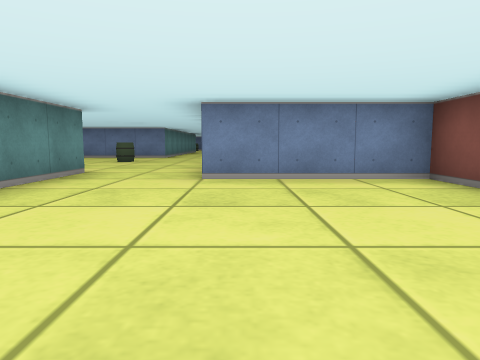
View 1 (above)

19 first-person views from a walk through a cub3D ray-caster map. The camera is about half as high as the walls, tilts 6° down and sees 70° across. The floor is counted in squares. Each view is taken from the middle of a square. On the plan, view 1 faces up. The plan holds only what a view shows up to about 9 squares ahead; the rest is blank.

View 2
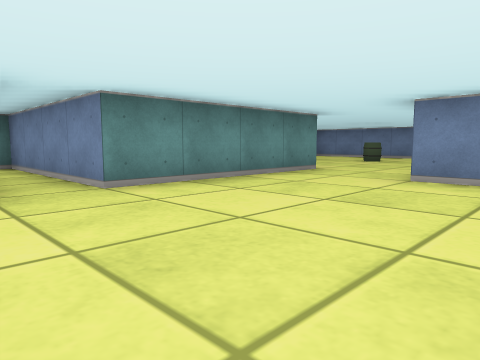

View 3
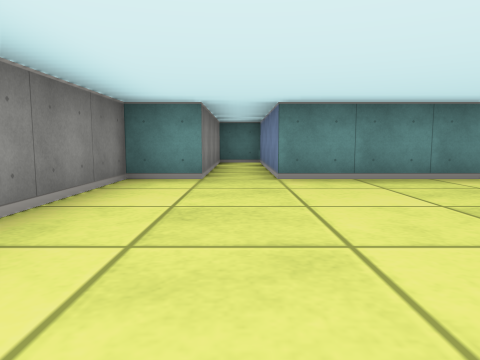

View 4
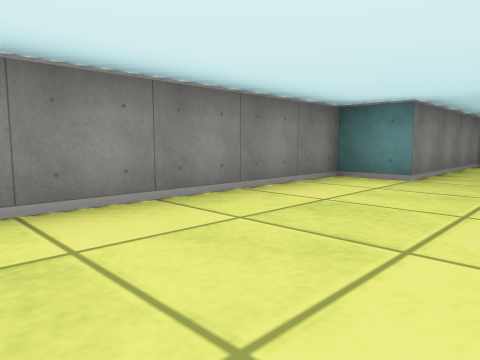

View 5
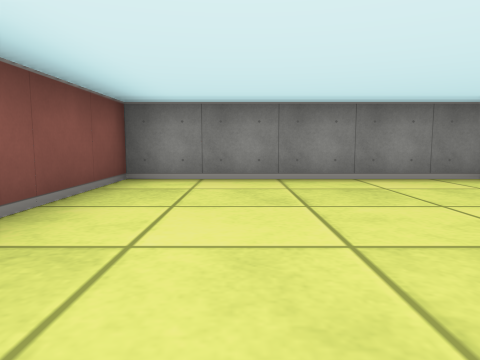

View 6
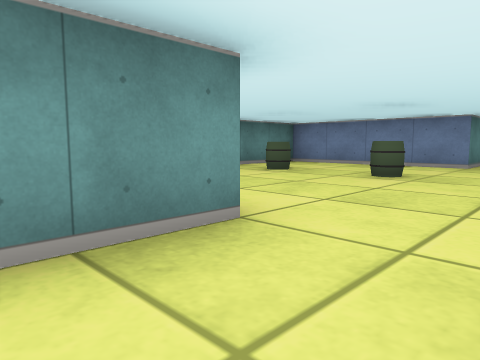

View 7
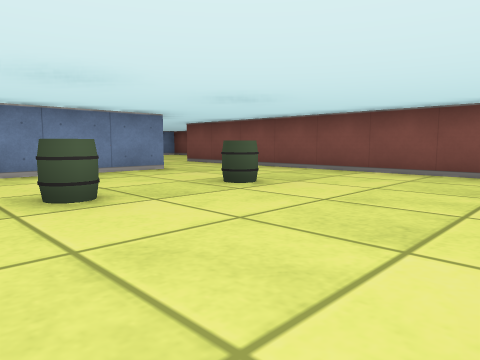

View 8
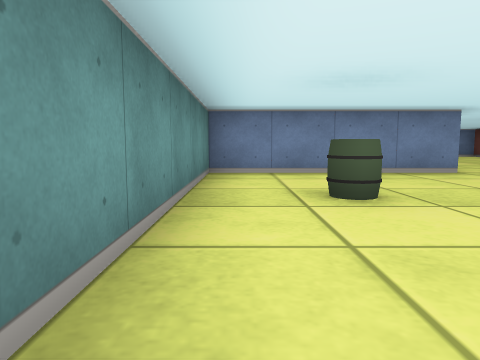

View 9
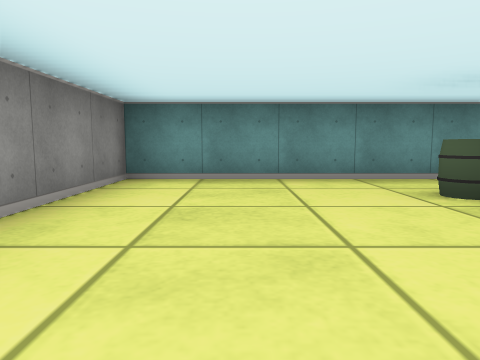

View 10
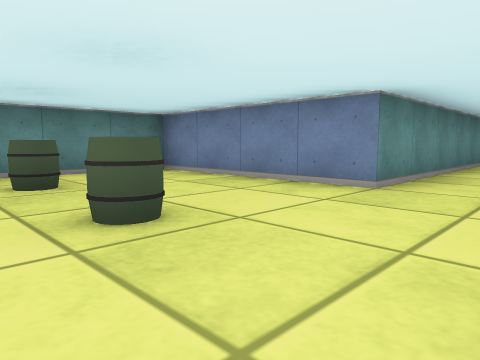

View 11
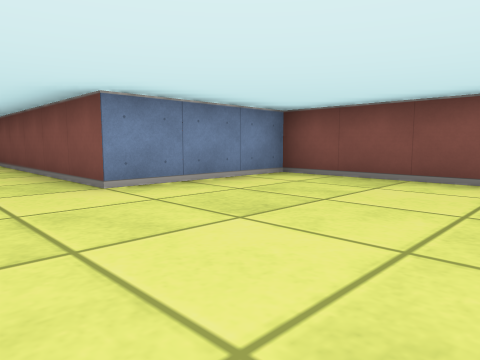

View 12
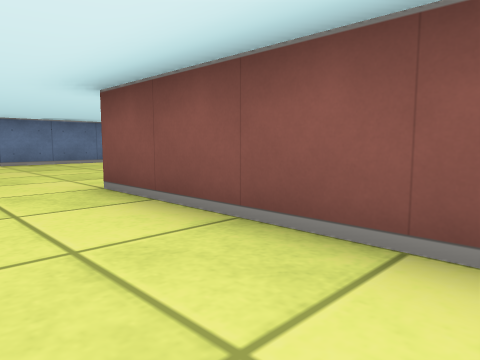

View 13
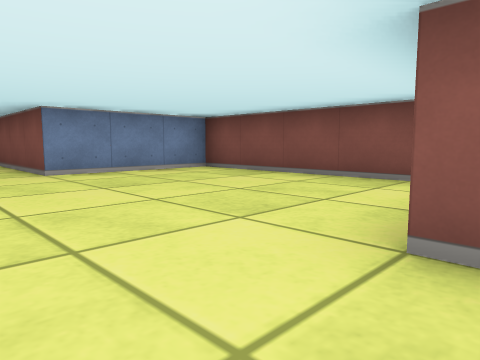

View 14
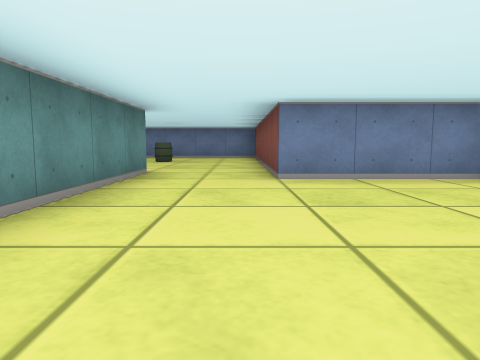

View 15
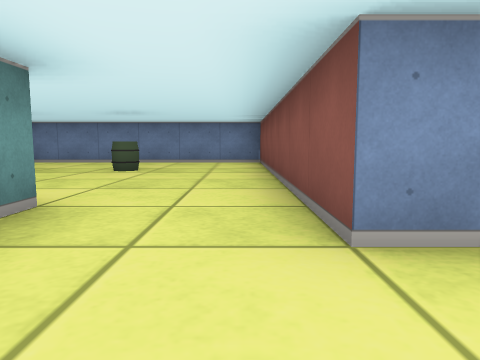

View 16
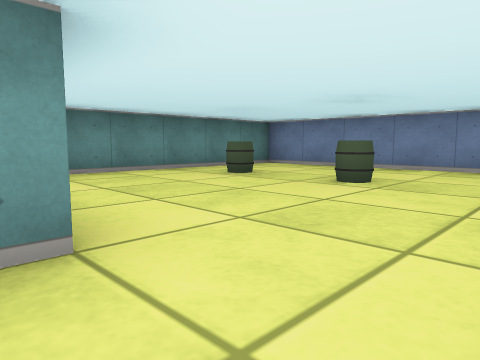

View 17
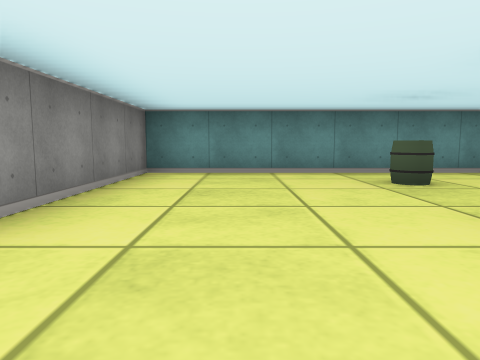

View 18
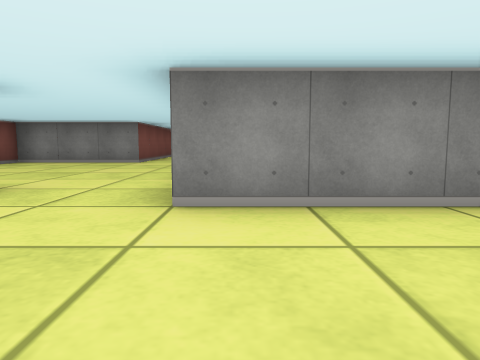

View 19
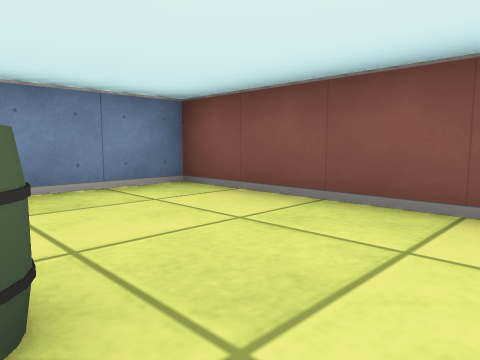

### Floor plan
Points are (right, up) in squares from view 1. A wall is a line through its corners. A room is listed if a view was taken in it or the views show most of it. See-through windows are left out.
Room 1 (views 1, 2, 3, 4, 5, 6, 11)
walls: (-2.5, 4.4) (-2.5, 1.5) (-6.5, 1.5) (-6.5, 0.5) (-2.5, 0.5) (-2.5, -0.5) (2.5, -0.5) (2.5, 4.5) (-0.5, 4.5)
ways out: opening at (-1.5, 5) to room 2
Room 2 (views 7, 8, 9, 10, 12)
walls: (-2.5, 5.6) (-2.5, 4.4); (-2.5, 11.5) (-6.5, 11.5) (-6.5, 5.5) (-4, 5.5); (-0.5, 4.5) (-0.5, 11.5)
ways out: opening at (-1.5, 5) to room 1; opening at (-1.5, 12.5) to room 3
objects: barrel (-5, 9); barrel (-3, 9)
Room 3 (views 13, 14, 15)
walls: (-2.5, 18.5) (-2.5, 11.5); (-0.5, 11.5) (-0.5, 13.5) (2.5, 13.5) (2.5, 18.5) (-0.5, 18.5)
ways out: opening at (-1.5, 12.5) to room 2; opening at (-1.5, 19) to room 4
Room 4 (views 16, 17, 18, 19)
walls: (-0.5, 18.5) (-0.5, 25.5) (-6.5, 25.5) (-6.5, 19.5) (-2.5, 19.5) (-2.5, 18.5)
ways out: opening at (-1.5, 19) to room 3
objects: barrel (-5, 23); barrel (-3, 23)

Positions as (right, up) in squares from view 1, and headings:
1: (0, 0), facing up
2: (1, 0), facing up-left
3: (2, 1), facing left
4: (2, 2), facing down-left
5: (1, 4), facing down
6: (-1, 4), facing up-left
7: (-6, 6), facing up-right
8: (-6, 6), facing up
9: (-2, 7), facing left
10: (-1, 8), facing up-left
11: (-2, 1), facing up-right
12: (-2, 10), facing up-right
13: (-2, 13), facing up-right
14: (-1, 14), facing up
15: (-1, 17), facing up
16: (-1, 19), facing up-left
17: (-1, 21), facing left
18: (-3, 22), facing down
19: (-3, 22), facing up-right
